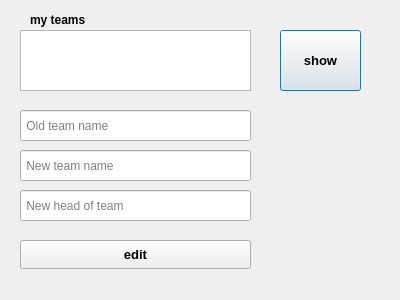
<?xml version="1.0" encoding="UTF-8"?>
<ui version="4.0">
 <class>Dialog_edit_team</class>
 <widget class="QDialog" name="Dialog_edit_team">
  <property name="geometry">
   <rect>
    <x>0</x>
    <y>0</y>
    <width>400</width>
    <height>300</height>
   </rect>
  </property>
  <property name="windowTitle">
   <string>Dialog</string>
  </property>
  <widget class="QListWidget" name="my_teams_view">
   <property name="geometry">
    <rect>
     <x>20</x>
     <y>30</y>
     <width>231</width>
     <height>61</height>
    </rect>
   </property>
  </widget>
  <widget class="QPushButton" name="show_my_teams_btn">
   <property name="geometry">
    <rect>
     <x>280</x>
     <y>30</y>
     <width>81</width>
     <height>61</height>
    </rect>
   </property>
   <property name="font">
    <font>
     <pointsize>10</pointsize>
     <bold>true</bold>
    </font>
   </property>
   <property name="text">
    <string>show</string>
   </property>
  </widget>
  <widget class="QLabel" name="label">
   <property name="geometry">
    <rect>
     <x>30</x>
     <y>10</y>
     <width>63</width>
     <height>20</height>
    </rect>
   </property>
   <property name="font">
    <font>
     <bold>true</bold>
    </font>
   </property>
   <property name="text">
    <string>my teams</string>
   </property>
  </widget>
  <widget class="QLineEdit" name="old_team_name_input">
   <property name="geometry">
    <rect>
     <x>20</x>
     <y>110</y>
     <width>231</width>
     <height>31</height>
    </rect>
   </property>
   <property name="placeholderText">
    <string> Old team name</string>
   </property>
  </widget>
  <widget class="QLineEdit" name="new_head_of_team_input">
   <property name="geometry">
    <rect>
     <x>20</x>
     <y>190</y>
     <width>231</width>
     <height>31</height>
    </rect>
   </property>
   <property name="placeholderText">
    <string> New head of team</string>
   </property>
  </widget>
  <widget class="QLineEdit" name="new_name_of_team_input">
   <property name="geometry">
    <rect>
     <x>20</x>
     <y>150</y>
     <width>231</width>
     <height>31</height>
    </rect>
   </property>
   <property name="placeholderText">
    <string> New team name</string>
   </property>
  </widget>
  <widget class="QPushButton" name="edit_btn">
   <property name="geometry">
    <rect>
     <x>20</x>
     <y>240</y>
     <width>231</width>
     <height>29</height>
    </rect>
   </property>
   <property name="font">
    <font>
     <pointsize>10</pointsize>
     <bold>true</bold>
    </font>
   </property>
   <property name="text">
    <string>edit</string>
   </property>
  </widget>
 </widget>
 <resources/>
 <connections/>
</ui>
